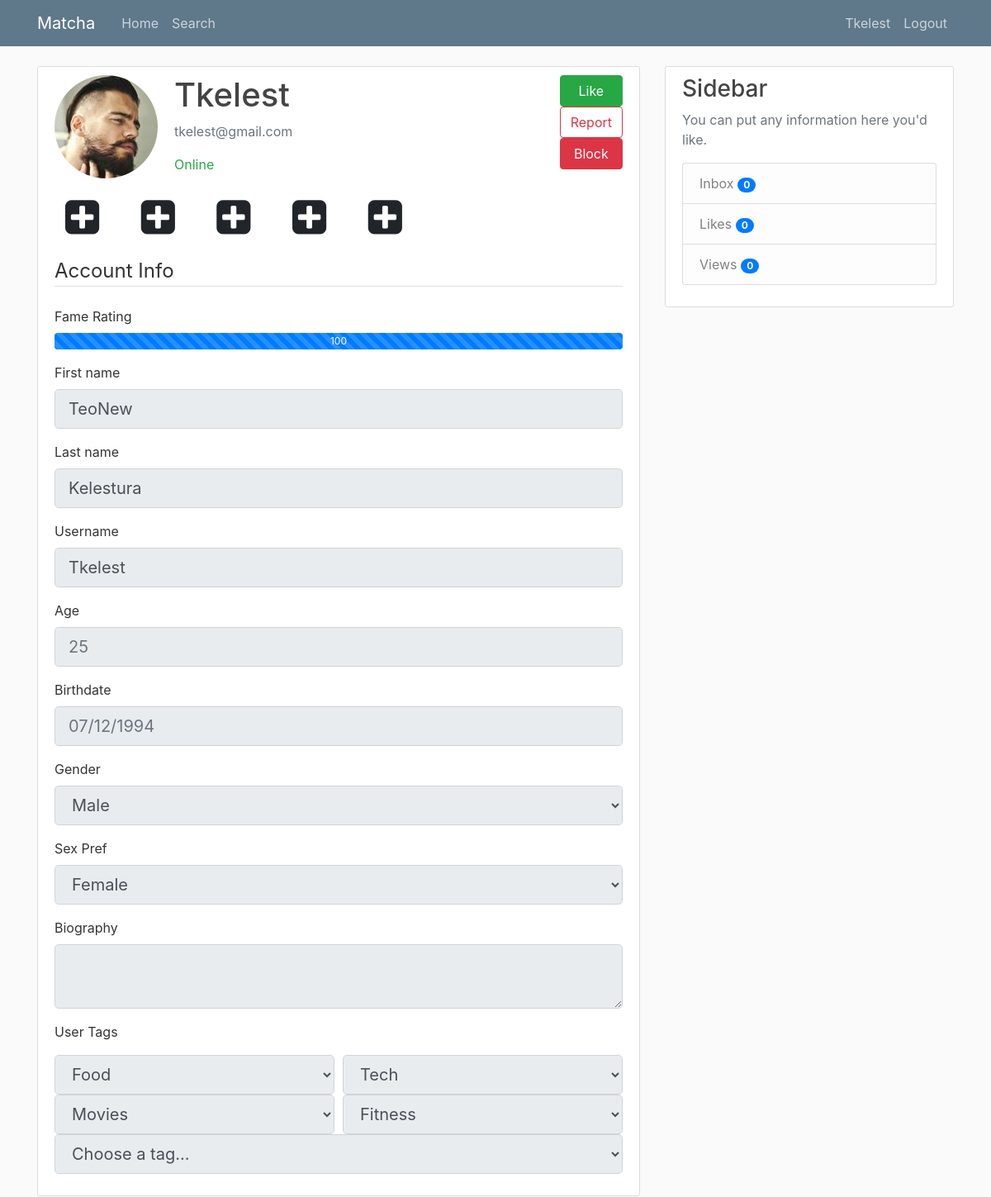
Before: /user/Tkelest (signed in) with the older database file.
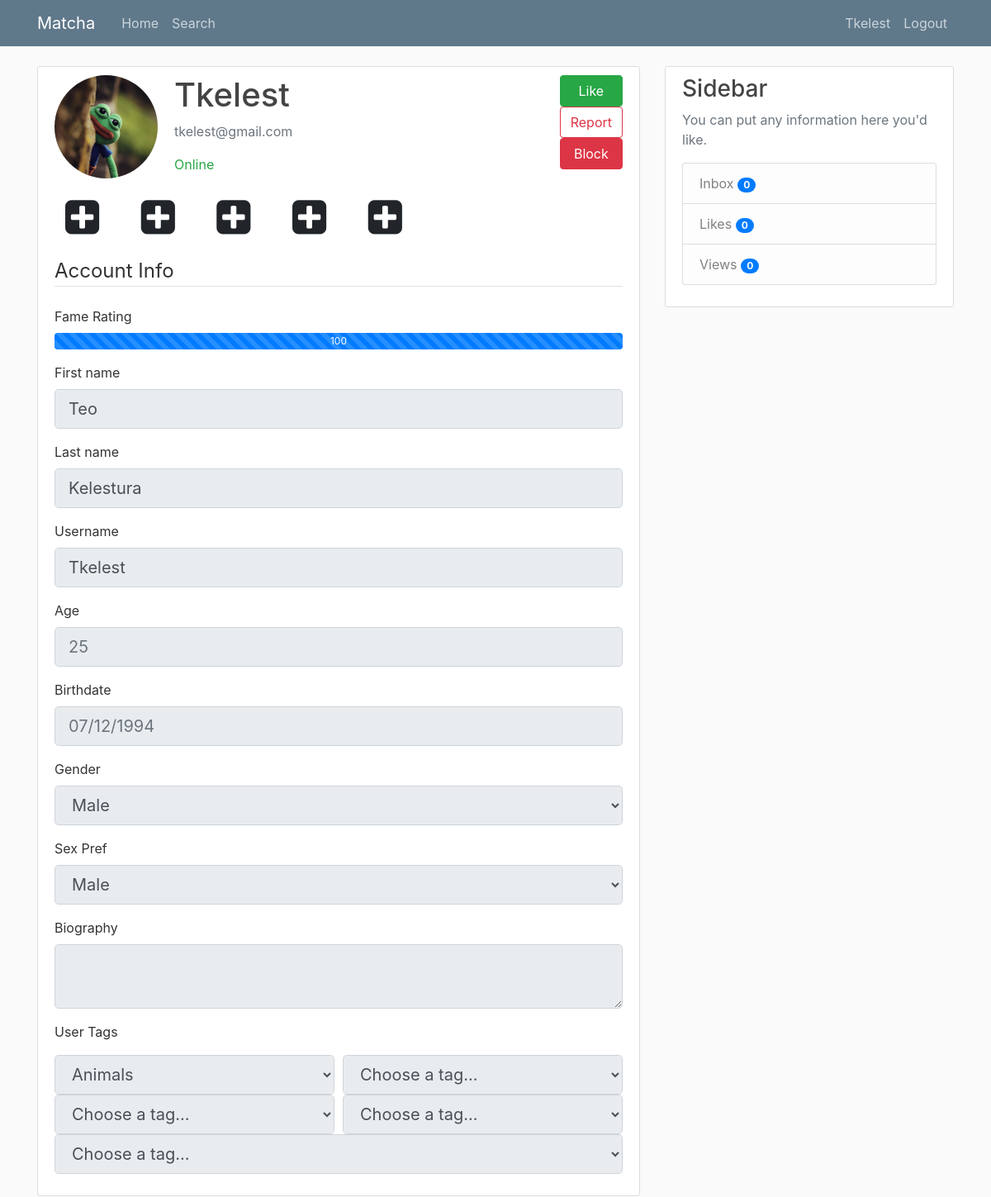
After: the same page with the newer database file.
### tables this page shows
CREATE TABLE users (
            user_id INTEGER PRIMARY KEY AUTOINCREMENT,
            firstname TEXT NOT NULL,
            lastname TEXT NOT NULL,
            age INTEGER NOT NULL,
            birthdate TEXT NOT NULL,
            username TEXT NOT NULL,
            email TEXT NOT NULL,
            password TEXT NOT NULL,
            gender TEXT NOT NULL,
            sexual_pref TEXT NULL,
            biography TEXT NULL,
            famerating INTEGER DEFAULT 100,
            image_file_p TEXT DEFAULT "default.jpg",
            image_file_1 TEXT NULL,
            image_file_2 TEXT NULL,
            image_file_3 TEXT NULL,
            image_file_4 TEXT NULL,
            image_file_5 TEXT NULL,
            geo_track TEXT DEFAULT "1",
            location_city TEXT NULL,
            location_region TEXT NULL,
            lat_data INTEGER NULL,
            long_data INTEGER NULL,
            last_seen TEXT NULL
            );

### matcha/routes.py (the view)
@app.route('/user/<username>', methods=['GET', 'POST'])
def user_profile(username):
    form = UpdateAccountForm()
    conn = sql.connect('matcha\\users.db')
    cur = conn.cursor()
    cur.execute("SELECT * FROM users WHERE username=:username", {'username': username})
    user = cur.fetchone()
    userClass = User(user[0], user[1], user[2], user[3], user[4], user[5], user[6],
                user[7], user[8], user[9], user[10], user[11], user[12], user[13],
                user[14], user[15], user[16], user[17], user[18],
                user[19], user[20], user[21], user[22], user[23])
    print ('++++++++++++++++++++++++++++++++++++ User Data=>',userClass)
    form.firstname.data     = userClass.firstname
    form.lastname.data      = userClass.lastname
    form.username.data      = userClass.username
    form.email.data         = userClass.email
    form.gender.data        = userClass.gender
    form.sexual_pref.data   = userClass.sexual_pref
    form.biography.data     = userClass.biography
    form.geo_tag.data       = userClass.geo_track
    cur.execute("SELECT * FROM tags WHERE user_id=:user_id", {'user_id': userClass.user_id})
    tags = cur.fetchall()
    form.user_tag1.data = tags[0][1]
    form.user_tag2.data = tags[1][1]
    form.user_tag3.data = tags[2][1]
    form.user_tag4.data = tags[3][1]
    form.user_tag5.data = tags[4][1]
    image_file_p = url_for('static', filename='profile_pics/' + userClass.image_file_p)
    image_file_1 = url_for('static', filename='profile_pics/' + userClass.image_file_1) if userClass.image_file_1 else None
    image_file_2 = url_for('static', filename='profile_pics/' + userClass.image_file_2) if userClass.image_file_2 else None
    image_file_3 = url_for('static', filename='profile_pics/' + userClass.image_file_3) if userClass.image_file_3 else None
    image_file_4 = url_for('static', filename='profile_pics/' + userClass.image_file_4) if userClass.image_file_4 else None
    image_file_5 = url_for('static', filename='profile_pics/' + userClass.image_file_5) if userClass.image_file_5 else None
    images = [image_file_1, image_file_2, image_file_3, image_file_4, image_file_5]
    cur.execute("SELECT * FROM userviews WHERE viewed_user=:viewed_user AND user_id=:user_id", \
                {'viewed_user': userClass.user_id, 'user_id': current_user.user_id })
    view_check = cur.fetchone()
    if not view_check:
        create_view(conn, cur, userClass.user_id, current_user.user_id)
    cur.execute("SELECT * FROM userviews")
    test = cur.fetchall()
    print('ALL USERVIEWS: ',test)
    conn.close()
    return render_template('userprofile.html', title='User Profile', form=form, user=userClass, images=images)

### matcha/templates/userprofile.html (shortened to what the changed rows need)
{% extends "layout.html" %}
{% block content %}
    <div class="content-section">
        <div class="media">
            <img class="rounded-circle account-img" src="/static/profile_pics/{{ user.image_file_p }}">
            <div class="media-body">
                <h2 class="account-heading">{{ user.username }}</h2>
                <p class="text-secondary">{{ user.email }}</p>
                <p id="last_seen_load" class="text-secondary"></p>
            </div>
            <div class="text-center">
                {% if like %}
                <div>
                    <a href="{{ url_for('messages', user_id=user[1]) }}" role="button" class="btn btn-warning">Unlike</a>
                </div>
                {% else %}
                <div>
                </div>
                {% endif %}
                <div>
                </div>
                <div>
                </div>
            </div>
        </div>
        <form method="POST" action="" enctype="multipart/form-data">
            <fieldset class="form-group">
                <div class="mb-3">
                    <div class="progress" style="height: 20px;">
                    <div class="progress-bar progress-bar-striped" role="progressbar" style="width: 100%;" aria-valuenow="100" aria-valuemin="0" aria-valuemax="100">{{ user.famerating }}</div>
                </div>
                </div>
                <div class="form-group">
                    {{ form.firstname.label(class="form-control-label") }}
                    {% if form.firstname.errors %}
                        {{ form.firstname(class="form-control form-control-lg is-invalid", disabled="disabled") }}
                        <div class="invalid-feedback">
                            {% for error in form.firstname.errors %}
                                <span>{{ error }}</span>
                            {% endfor %}
                        </div>
                    {% else %}
                        {{ form.firstname(class="form-control form-control-lg", disabled="disabled") }}
                    {% endif %}
                </div>
                <div class="form-group">
                    {{ form.lastname.label(class="form-control-label") }}
                    {% if form.lastname.errors %}
                        {{ form.lastname(class="form-control form-control-lg is-invalid", disabled="disabled") }}
                        <div class="invalid-feedback">
                            {% for error in form.lastname.errors %}
                                <span>{{ error }}</span>
                            {% endfor %}
                        </div>
                    {% else %}
                        {{ form.lastname(class="form-control form-control-lg", disabled="disabled") }}
                    {% endif %}
                </div>
                <div class="form-group">
                    {{ form.username.label(class="form-control-label") }}
                    {% if form.username.errors %}
                        {{ form.username(class="form-control form-control-lg is-invalid", disabled="disabled") }}
                        <div class="invalid-feedback">
                            {% for error in form.username.errors %}
                                <span>{{ error }}</span>
                            {% endfor %}
                        </div>
                    {% else %}
                        {{ form.username(class="form-control form-control-lg", disabled="disabled") }}
                    {% endif %}
                </div>
                <div class="form-group">
                    <label class="form-control-label">Age</label>
                    <input class="form-control form-control-lg" type="text" placeholder="{{ user.age }}" readonly>
                </div>
                <div class="form-group">
                    <label class="form-control-label">Birthdate</label>
                    <input class="form-control form-control-lg" type="text" placeholder="{{ user.birthdate }}" readonly>
                </div>
                <div class="form-group">
                    {{ form.gender.label(class="form-control-label") }}
                    {% if form.gender.errors %}
                    {{ form.gender(class="form-control form-control-lg is-invalid", disabled="disabled") }}
                    <div class="invalid-feedback">
                        {% for error in form.gender.errors %}
                            <span>{{ error }}</span>
                        {% endfor %}
                    </div>
                {% else %}
                    {{ form.gender(class="form-control form-control-lg", disabled="disabled") }}
                {% endif %}
                </div>
                <div class="form-group">
                    {{ form.sexual_pref.label(class="form-control-label") }}
                    {% if form.sexual_pref.errors %}
                    {{ form.sexual_pref(class="form-control form-control-lg is-invalid", disabled="disabled") }}
                    <div class="invalid-feedback">
                        {% for error in form.sexual_pref.errors %}
                            <span>{{ error }}</span>
                        {% endfor %}
                    </div>
                {% else %}
                    {{ form.sexual_pref(class="form-control form-control-lg", disabled="disabled") }}
                {% endif %}
                </div>
                <div class="form-group">
                    {{ form.biography.label(class="form-control-label") }}
                    {% if form.biography.errors %}
                        {{ form.biography(class="form-control form-control-lg is-invalid") }}
                        <div class="invalid-feedback">
                            {% for error in form.biography.errors %}
                                <span>{{ error }}</span>
                            {% endfor %}
                        </div>
                    {% else %}
                        {{ form.biography(class="form-control form-control-lg", disabled="disabled") }}
                    {% endif %}
                </div>
                <div>
                    <div class="form-row">
                        <div class="col">
                            {% if form.user_tag1.errors %}
                            {{ form.user_tag1(class="form-control form-control-lg is-invalid", disabled="disabled") }}
                            <div class="invalid-feedback">
                                {% for error in form.user_tag1.errors %}
                                    <span>{{ error }}</span>
                                {% endfor %}
                            </div>
                        {% else %}
                            {{ form.user_tag1(class="form-control form-control-lg", disabled="disabled") }}
                        {% endif %}
                        </div>
                        <div class="col">
                            {% if form.user_tag2.errors %}
                            {{ form.user_tag2(class="form-control form-control-lg is-invalid", disabled="disabled") }}
                            <div class="invalid-feedback">
                                {% for error in form.user_tag2.errors %}
                                    <span>{{ error }}</span>
                                {% endfor %}
                            </div>
                        {% else %}
                            {{ form.user_tag2(class="form-control form-control-lg", disabled="disabled") }}
                        {% endif %}
                        </div>
                    </div>
                    <div class="form-row">
                        <div class="col">
                            {% if form.user_tag3.errors %}
                            {{ form.user_tag3(class="form-control form-control-lg is-invalid", disabled="disabled") }}
                            <div class="invalid-feedback">
                                {% for error in form.user_tag3.errors %}
                                    <span>{{ error }}</span>
                                {% endfor %}
                            </div>
                        {% else %}
                            {{ form.user_tag3(class="form-control form-control-lg", disabled="disabled") }}
                        {% endif %}
                        </div>
                        <div class="col">
                            {% if form.user_tag4.errors %}
                            {{ form.user_tag4(class="form-control form-control-lg is-invalid", disabled="disabled") }}
                            <div class="invalid-feedback">
                                {% for error in form.user_tag4.errors %}
                                    <span>{{ error }}</span>
                                {% endfor %}
                            </div>
                        {% else %}
                            {{ form.user_tag4(class="form-control form-control-lg", disabled="disabled") }}
                        {% endif %}
                        </div>
                    </div>
                </div>
            </fieldset>
        </form>
    </div>
{% endblock content %}

### matcha/templates/layout.html (shortened to what this page needs)
<!DOCTYPE html>
<html lang="en">
<head>
    <link rel="stylesheet" href="https://stackpath.bootstrapcdn.com/bootstrap/4.3.1/css/bootstrap.min.css">
    <link rel="stylesheet" type="text/css" href="{{ url_for('static', filename='main.css') }}">
    <link rel="stylesheet" href="https://cdnjs.cloudflare.com/ajax/libs/font-awesome/4.7.0/css/font-awesome.min.css">
</head>
<body>
    <header class="site-header">
        <nav class="navbar navbar-expand-md navbar-dark bg-steel fixed-top">
            <div class="container">
                <a class="navbar-brand mr-4" href="/">Matcha</a>
                <div class="collapse navbar-collapse" id="navbarToggle">
                    <div class="navbar-nav mr-auto">
                        {% if current_user.is_authenticated %}
                        <a class="nav-item nav-link" href="{{ url_for('home') }}">Home</a>
                        <a class="nav-item nav-link" href="{{ url_for('search') }}">Search</a>
                        {% else %}
                        <a class="nav-item nav-link" href="{{ url_for('home') }}">Home</a>
                        <a class="nav-item nav-link" href="{{ url_for('about') }}">About</a>
                        {% endif %}
                    </div>
                    <div class="navbar-nav">
                        {% if current_user.is_authenticated %}
                            <a class="nav-item nav-link" href="{{ url_for('account') }}">{{ current_user.username }}</a>
                            <a class="nav-item nav-link align-middle" href="{{ url_for('logout') }}">Logout</a>
                        {% else %}
                            <a class="nav-item nav-link" href="{{ url_for('register') }}">Register</a>
                            <a class="nav-item nav-link" href="{{ url_for('login') }}">Login</a>
                        {% endif %}
                    </div>
                </div>
            </div>
        </nav>
    </header>
    <main role="main" class="container">
        <div class="row">
            <div class="col-md-8">
                {% block content %}{% endblock %}
            </div>
            {% if current_user.is_authenticated %}
            <div class="col-md-4">
                <div class="content-section">
                    <h3>Sidebar</h3>
                    <p class='text-muted'>You can put any information here you'd like.
                    <ul class="list-group">
                        <a href="{{ url_for('inbox') }}" class="list-group-item list-group-item-light">Inbox
                            <span id="inbox_count" class="badge badge-pill badge-primary"></span>
                        </a>
                        <a href="{{ url_for('likes') }}" class="list-group-item list-group-item-light">Likes
                            {% set new_messages = current_user.age %}
                            <span id="likes_count" class="badge badge-pill badge-primary"></span>
                        </a>
                        <a href="{{ url_for('views') }}" class="list-group-item list-group-item-light">Views
                            <span id="views_count" class="badge badge-pill badge-primary"></span>
                        </a>
                    </ul>
                    </p>
                </div>
            </div>
            {% endif %}
        </div>
    </main>
</body>
</html>

Changed rows visible on the page:
changed users "Tkelest": image_file_p: picture removed, a placeholder shows; firstname "TeoNew" → "Teo"; sexual_pref "Female" → "Male"
Other visible differences:
form field user_tag1: "Food" → "Animals"
form field user_tag2: "Tech" → "Choose a tag..."
form field user_tag3: "Movies" → "Choose a tag..."
form field user_tag4: "Fitness" → "Choose a tag..."
